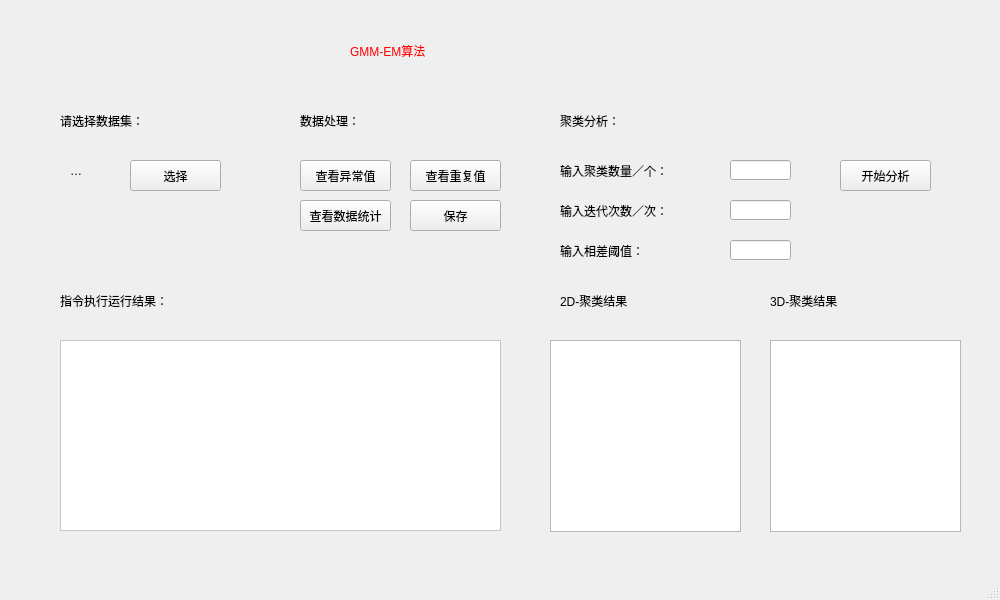
<?xml version="1.0" encoding="UTF-8"?>
<ui version="4.0">
 <class>MainWindow</class>
 <widget class="QMainWindow" name="MainWindow">
  <property name="geometry">
   <rect>
    <x>0</x>
    <y>0</y>
    <width>1000</width>
    <height>600</height>
   </rect>
  </property>
  <property name="minimumSize">
   <size>
    <width>1000</width>
    <height>600</height>
   </size>
  </property>
  <property name="maximumSize">
   <size>
    <width>1000</width>
    <height>600</height>
   </size>
  </property>
  <property name="windowTitle">
   <string>MainWindow</string>
  </property>
  <property name="styleSheet">
   <string notr="true"/>
  </property>
  <widget class="QWidget" name="centralwidget">
   <widget class="QLabel" name="title_label">
    <property name="geometry">
     <rect>
      <x>350</x>
      <y>10</y>
      <width>231</width>
      <height>81</height>
     </rect>
    </property>
    <property name="autoFillBackground">
     <bool>false</bool>
    </property>
    <property name="styleSheet">
     <string notr="true">font: 28pt &quot;AcadEref&quot;;
color: rgb(255, 0, 0);</string>
    </property>
    <property name="text">
     <string>GMM-EM算法</string>
    </property>
   </widget>
   <widget class="QLabel" name="output_label">
    <property name="geometry">
     <rect>
      <x>60</x>
      <y>260</y>
      <width>241</width>
      <height>81</height>
     </rect>
    </property>
    <property name="styleSheet">
     <string notr="true">font: 20pt &quot;AcadEref&quot;;
color: rgb(0, 0, 0);</string>
    </property>
    <property name="text">
     <string>指令执行运行结果：</string>
    </property>
   </widget>
   <widget class="QTextBrowser" name="textBrowser">
    <property name="geometry">
     <rect>
      <x>60</x>
      <y>340</y>
      <width>441</width>
      <height>191</height>
     </rect>
    </property>
    <property name="styleSheet">
     <string notr="true">background-color: rgb(255, 255, 255);</string>
    </property>
   </widget>
   <widget class="QLabel" name="output_gragh_label">
    <property name="geometry">
     <rect>
      <x>560</x>
      <y>260</y>
      <width>161</width>
      <height>81</height>
     </rect>
    </property>
    <property name="styleSheet">
     <string notr="true">font: 20pt &quot;AcadEref&quot;;
color: rgb(0, 0, 0);</string>
    </property>
    <property name="text">
     <string>2D-聚类结果</string>
    </property>
   </widget>
   <widget class="QLabel" name="promote_label">
    <property name="geometry">
     <rect>
      <x>60</x>
      <y>80</y>
      <width>191</width>
      <height>81</height>
     </rect>
    </property>
    <property name="styleSheet">
     <string notr="true">font: 20pt &quot;AcadEref&quot;;
color: rgb(0, 0, 0);</string>
    </property>
    <property name="text">
     <string>请选择数据集：</string>
    </property>
   </widget>
   <widget class="QPushButton" name="pushButton">
    <property name="geometry">
     <rect>
      <x>130</x>
      <y>160</y>
      <width>91</width>
      <height>31</height>
     </rect>
    </property>
    <property name="text">
     <string>选择</string>
    </property>
   </widget>
   <widget class="QLabel" name="promote_label_2">
    <property name="geometry">
     <rect>
      <x>70</x>
      <y>140</y>
      <width>61</width>
      <height>61</height>
     </rect>
    </property>
    <property name="styleSheet">
     <string notr="true">font: 30pt &quot;AcadEref&quot;;
color: rgb(0, 0, 0);</string>
    </property>
    <property name="text">
     <string>…</string>
    </property>
   </widget>
   <widget class="QLabel" name="promote_label_3">
    <property name="geometry">
     <rect>
      <x>300</x>
      <y>80</y>
      <width>191</width>
      <height>81</height>
     </rect>
    </property>
    <property name="styleSheet">
     <string notr="true">font: 20pt &quot;AcadEref&quot;;
color: rgb(0, 0, 0);</string>
    </property>
    <property name="text">
     <string>数据处理：</string>
    </property>
   </widget>
   <widget class="QPushButton" name="pushButton_2">
    <property name="geometry">
     <rect>
      <x>300</x>
      <y>160</y>
      <width>91</width>
      <height>31</height>
     </rect>
    </property>
    <property name="text">
     <string>查看异常值</string>
    </property>
   </widget>
   <widget class="QPushButton" name="pushButton_3">
    <property name="geometry">
     <rect>
      <x>410</x>
      <y>160</y>
      <width>91</width>
      <height>31</height>
     </rect>
    </property>
    <property name="text">
     <string>查看重复值</string>
    </property>
   </widget>
   <widget class="QPushButton" name="pushButton_4">
    <property name="geometry">
     <rect>
      <x>300</x>
      <y>200</y>
      <width>91</width>
      <height>31</height>
     </rect>
    </property>
    <property name="text">
     <string>查看数据统计</string>
    </property>
   </widget>
   <widget class="QPushButton" name="pushButton_5">
    <property name="geometry">
     <rect>
      <x>410</x>
      <y>200</y>
      <width>91</width>
      <height>31</height>
     </rect>
    </property>
    <property name="text">
     <string>保存</string>
    </property>
   </widget>
   <widget class="QLabel" name="promote_label_4">
    <property name="geometry">
     <rect>
      <x>560</x>
      <y>80</y>
      <width>191</width>
      <height>81</height>
     </rect>
    </property>
    <property name="styleSheet">
     <string notr="true">font: 20pt &quot;AcadEref&quot;;
color: rgb(0, 0, 0);</string>
    </property>
    <property name="text">
     <string>聚类分析：</string>
    </property>
   </widget>
   <widget class="QLabel" name="promote_label_5">
    <property name="geometry">
     <rect>
      <x>560</x>
      <y>130</y>
      <width>171</width>
      <height>81</height>
     </rect>
    </property>
    <property name="styleSheet">
     <string notr="true">font: 14pt &quot;AcadEref&quot;;
color: rgb(0, 0, 0);</string>
    </property>
    <property name="text">
     <string>输入聚类数量／个：</string>
    </property>
   </widget>
   <widget class="QLabel" name="promote_label_6">
    <property name="geometry">
     <rect>
      <x>560</x>
      <y>170</y>
      <width>171</width>
      <height>81</height>
     </rect>
    </property>
    <property name="styleSheet">
     <string notr="true">font: 14pt &quot;AcadEref&quot;;
color: rgb(0, 0, 0);</string>
    </property>
    <property name="text">
     <string>输入迭代次数／次：</string>
    </property>
   </widget>
   <widget class="QLineEdit" name="lineEdit">
    <property name="geometry">
     <rect>
      <x>730</x>
      <y>160</y>
      <width>61</width>
      <height>20</height>
     </rect>
    </property>
   </widget>
   <widget class="QLineEdit" name="lineEdit_2">
    <property name="geometry">
     <rect>
      <x>730</x>
      <y>200</y>
      <width>61</width>
      <height>20</height>
     </rect>
    </property>
   </widget>
   <widget class="QLineEdit" name="lineEdit_3">
    <property name="geometry">
     <rect>
      <x>730</x>
      <y>240</y>
      <width>61</width>
      <height>20</height>
     </rect>
    </property>
   </widget>
   <widget class="QLabel" name="promote_label_7">
    <property name="geometry">
     <rect>
      <x>560</x>
      <y>210</y>
      <width>171</width>
      <height>81</height>
     </rect>
    </property>
    <property name="styleSheet">
     <string notr="true">font: 14pt &quot;AcadEref&quot;;
color: rgb(0, 0, 0);</string>
    </property>
    <property name="text">
     <string>输入相差阈值：</string>
    </property>
   </widget>
   <widget class="QPushButton" name="pushButton_6">
    <property name="geometry">
     <rect>
      <x>840</x>
      <y>160</y>
      <width>91</width>
      <height>31</height>
     </rect>
    </property>
    <property name="text">
     <string>开始分析</string>
    </property>
   </widget>
   <widget class="QLabel" name="output_gragh_label_2">
    <property name="geometry">
     <rect>
      <x>770</x>
      <y>260</y>
      <width>161</width>
      <height>81</height>
     </rect>
    </property>
    <property name="styleSheet">
     <string notr="true">font: 20pt &quot;AcadEref&quot;;
color: rgb(0, 0, 0);</string>
    </property>
    <property name="text">
     <string>3D-聚类结果</string>
    </property>
   </widget>
   <widget class="QGraphicsView" name="graphicsView">
    <property name="geometry">
     <rect>
      <x>550</x>
      <y>340</y>
      <width>191</width>
      <height>192</height>
     </rect>
    </property>
   </widget>
   <widget class="QGraphicsView" name="graphicsView_2">
    <property name="geometry">
     <rect>
      <x>770</x>
      <y>340</y>
      <width>191</width>
      <height>192</height>
     </rect>
    </property>
   </widget>
  </widget>
  <widget class="QMenuBar" name="menubar">
   <property name="geometry">
    <rect>
     <x>0</x>
     <y>0</y>
     <width>1000</width>
     <height>22</height>
    </rect>
   </property>
  </widget>
  <widget class="QStatusBar" name="statusbar"/>
 </widget>
 <resources>
  <include location="bg.qrc"/>
 </resources>
 <connections/>
</ui>
